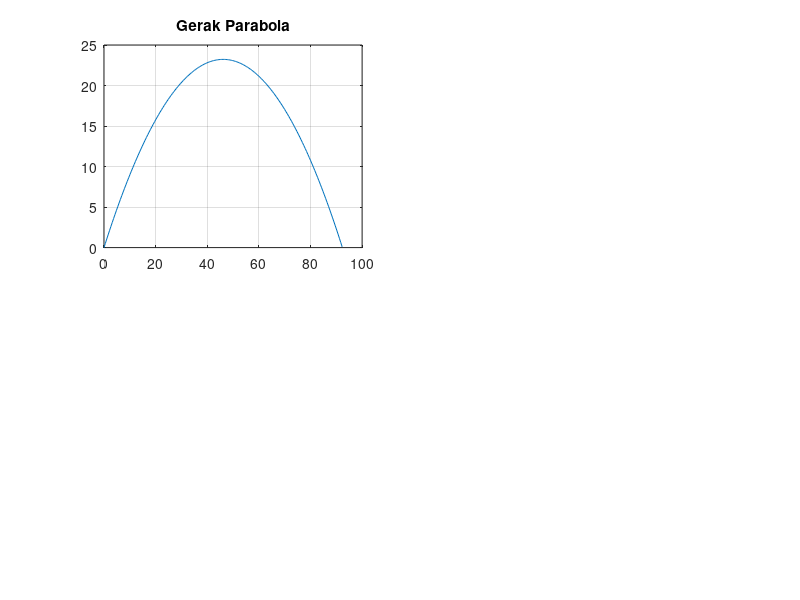

Recreate this plot in MATLAB.
clear all;
t=0; tmaks=4.39; h=0.025; n=(tmaks-t)/h;
g=9.8;m=0.1; v = 30; tt=45/180*pi; x=0; y=0; vx=v*cos(tt); vy=v*sin(tt);
ax=0; ay=-g; T=1/2*m*v^2; V=m*g*y;
for i=1:n
    xp(i)=x; yp(i)=y; tp(i)=T; vp(i)=V; ep(i)=T+V; ttp(i)=t;
    x=x+h*vx;
    y=y+h*vy;
    vx=vx+h*ax;
    vy=vy+h*ay;
    ax=0; ay=-g;
    v=sqrt(vx^2+vy^2); T=1/2*m*v^2; V=m*g*y; 
    t=t+h;
end;
subplot(2,2,1);
plot(xp,yp); grid on; title('Gerak Parabola');
